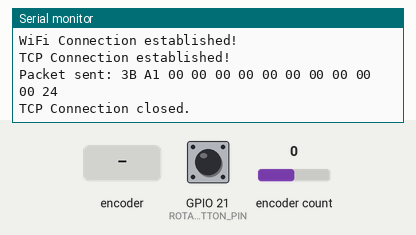
Recording of a sketch running on a simulated ESP32. On the bench: the last lines printed to the serial monitor. Inputs (shaded band) come from the test bench; at power-on: encoder count 0, GPIO 21 (ROTARY_ENCODER_BUTTON_PIN) HIGH. WiFi joins after 1.5 s; servers stay silent unless stated.

Above: at 3.4 s.
3.5 s: encoder count set to 1
At 4.7 s:
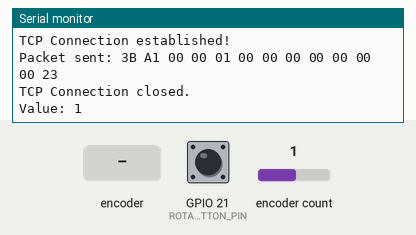
5.2 s: rotary encoder on GPIO 21 (ROTARY_ENCODER_BUTTON_PIN) / GPIO 22 (ROTARY_ENCODER_B_PIN) turned 1 step (first pin leading)
At 6.6 s:
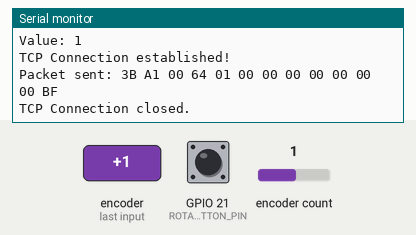
6.9 s: encoder count set to 2
At 7.9 s:
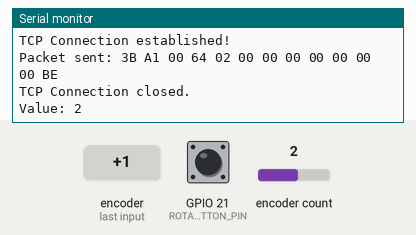
8.6 s: rotary encoder on GPIO 21 (ROTARY_ENCODER_BUTTON_PIN) / GPIO 22 (ROTARY_ENCODER_B_PIN) turned 1 step (first pin leading)
At 10.0 s:
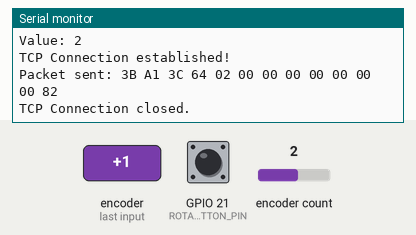
10.3 s: encoder count set to 6
At 11.1 s:
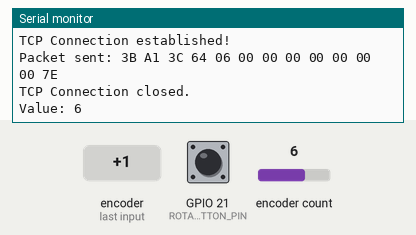
12.0 s: encoder count set to 7
At 13.3 s:
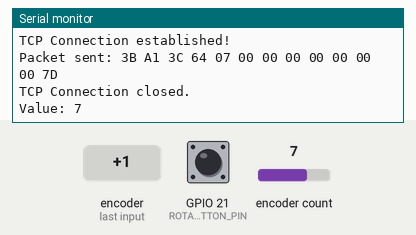
Timing chart, 0 to 14.7 s (numbered marks = the images above; inputs shaded):
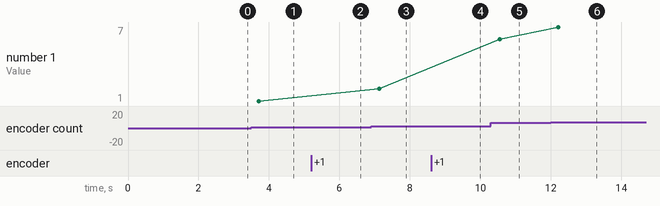

The sketch:

Esp32_WifiLightControl.ino
```cpp
#include "AiEsp32RotaryEncoder.h"
#include "Arduino.h"
#include <WiFi.h>

// Wi-Fi network details
const char* ssid = "NETWORK-SSID";
const char* password = "NETWORK-PASSWORD";

// Server details
const char* serverIP = "IP OF YOUR DEVICE";
const int serverPort = 5577;

// Rotary encoder pin configuration
#define ROTARY_ENCODER_A_PIN 23
#define ROTARY_ENCODER_B_PIN 22
#define ROTARY_ENCODER_BUTTON_PIN 21
#define ROTARY_ENCODER_VCC_PIN -1
#define ROTARY_ENCODER_STEPS 4

WiFiClient client;
AiEsp32RotaryEncoder rotaryEncoder = AiEsp32RotaryEncoder(ROTARY_ENCODER_A_PIN, ROTARY_ENCODER_B_PIN, ROTARY_ENCODER_BUTTON_PIN, ROTARY_ENCODER_VCC_PIN, ROTARY_ENCODER_STEPS);

int color = 0;
int brightness = 0;
uint8_t packet[13];

// Function to set color and brightness
void setColorBrightness(uint8_t *command) {
  command[0] = 0x3b;
  command[1] = 0xa1;
  command[2] = 0x00;
  command[3] = 0x64;
  command[4] = brightness;

  for(int i=5; i<12; i++) {
    command[i] = 0x00;
  }

  // Set color based on 'color' value
  switch (color) {
    case 0: // White
      command[2] = 0x00;
      command[3] = 0x00;
      break;
    case 1: // Red
      command[2] = 0x00;
      break;
    case 2: // Green
      command[2] = 0x3c;
      break;
    case 3: // Blue
      command[2] = 0x78;
      break;
  }

  // Compute checksum
  command[12] = 0;
  for (int i = 0; i < 12; i++) {
    command[12] += command[i];
  }
  command[12] = ~command[12] + 1;
}

// Function to print packet
void printPacket(uint8_t *packet, int size) {
  for(int i=0; i<size; i++) {
    if(packet[i] < 0x10) {
      Serial.print("0");
    }
    Serial.print(packet[i], HEX);
    Serial.print(" ");
  }
  Serial.println();
}

// Function for handling button click
void rotary_onButtonClick()
{
    static unsigned long lastTimePressed = 0;
    if (millis() - lastTimePressed < 500)
    {
            return;
    }
    lastTimePressed = millis();

    color = (color >= 3) ? 0 : ++color;

    changeLight();
}

// Function to handle rotary loop
void rotary_loop()
{
    if (rotaryEncoder.encoderChanged())
    {
            brightness = rotaryEncoder.readEncoder();
            changeLight();
            Serial.print("Value: ");
            Serial.println(brightness);
    }
    if (rotaryEncoder.isEncoderButtonClicked())
    {
            rotary_onButtonClick();
    }
}

// ISR for handling rotary encoder reading
void IRAM_ATTR readEncoderISR()
{
    rotaryEncoder.readEncoder_ISR();
}

// Function to change light
void changeLight(){
if (client.connect(serverIP, serverPort)) {
      Serial.println("TCP Connection established!");

      setColorBrightness(packet);

      client.write(packet, sizeof(packet));

      Serial.print("Packet sent: ");
      printPacket(packet, sizeof(packet));

      client.stop();
      Serial.println("TCP Connection closed.");
    } else {
      Serial.println("Unable to establish TCP Connection.");
    }
}

void setup()
{
    Serial.begin(115200);
    rotaryEncoder.begin();
    rotaryEncoder.setup(readEncoderISR);

    bool circleValues = false;
    rotaryEncoder.setBoundaries(0, 100, circleValues);

    rotaryEncoder.setAcceleration(250);

    WiFi.begin(ssid, password);
    while (WiFi.status() != WL_CONNECTED) {
      delay(1000);
      Serial.println("Connecting to WiFi...");
    }

    Serial.println("WiFi Connection established!");

    changeLight();
}

void loop()
{
    rotary_loop();
    delay(50);
}
```

Measured:
- after the input at 3.5 s, the serial monitor: prints a new line after 0.21 s (image 1)
- after the input at 5.2 s, the serial monitor: prints a new line after 0.27 s (image 2)
- after the input at 6.9 s, the serial monitor: prints a new line after 0.23 s (image 3)
- after the input at 8.6 s, the serial monitor: prints a new line after 0.29 s (image 4)
- after the input at 10.3 s, the serial monitor: prints a new line after 0.24 s (image 5)
- after the input at 12.0 s, the serial monitor: prints a new line after 0.20 s (image 6)
- plotted number 1: 1 → 2 after the input at 6.9 s, 2 → 6 after the input at 10.3 s
